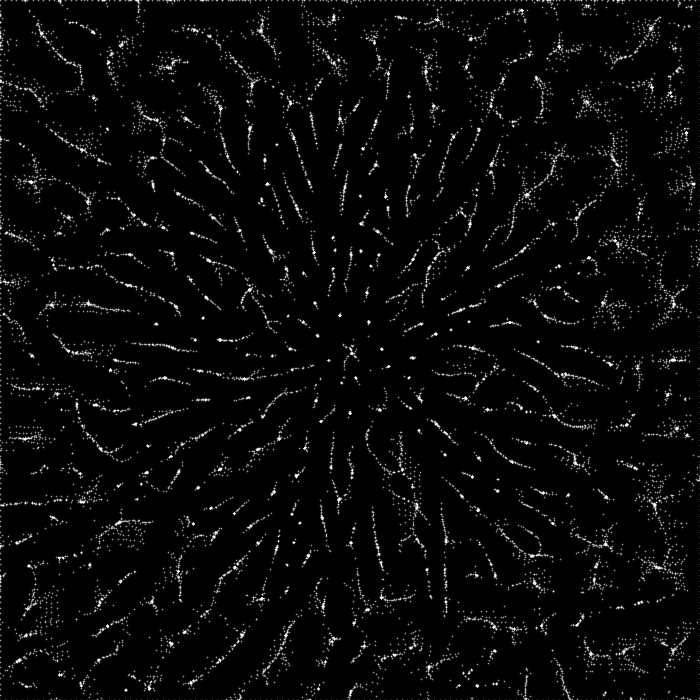
#> input picture picture-effects/gradient-drift/media/flower_drift.png, 700 x 700 px, given in place of flower_drift.png.jpg, which was not available
$ python -i generate_figures.py   (imports and definitions only)
#> lines starting #> are read from the running program, lines starting #| are printed output that depends on the picture; pictures that were not available may be replaced by others from this repository, and a replacement may not be noted
import numpy as np
import matplotlib.pyplot as plt
from PIL import Image
from pathlib import Path
from skimage.filters import sobel_v, sobel_h
from scipy.ndimage import gaussian_filter

SOURCES = Path(__file__).parent.parent.parent / "sources"
MEDIA = Path(__file__).parent.parent / "media"
# [1 line not run here, left out]

MAX_SIDE = 700
GRID = 130          # dots per side
FACTOR = 0.6        # step size per frame
N_FRAMES = 90
STATIC_FRAME = 24   # peak flow-line density; later frames disperse into a sparse star field
BLUR_SIGMA = 4


def load_rgb(path):
    img = Image.open(path).convert("RGB")
    w, h = img.size
#> w = 700; h = 700
    scale = MAX_SIDE / max(w, h)
#> scale = 1
    if scale < 1:
        img = img.resize((int(w * scale), int(h * scale)))
    return np.array(img)


def run(name):
    img = gaussian_filter(load_rgb(SOURCES / f"{name}.jpg"), sigma=BLUR_SIGMA)
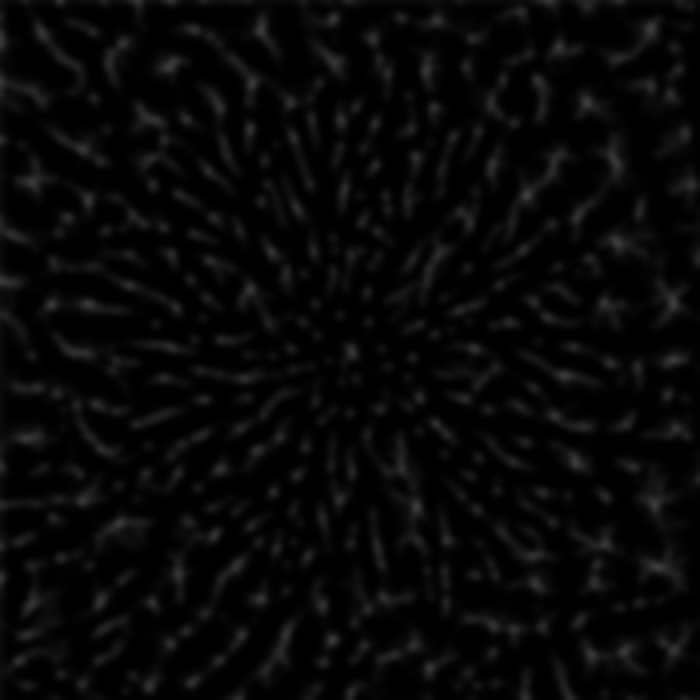
#> img: shape (700, 700, 3); min 0, max 63, mean 7.5
    H, W, _ = img.shape
#> H = 700; W = 700
    gray = np.dot(img[..., :3], [0.2989, 0.5870, 0.1140])
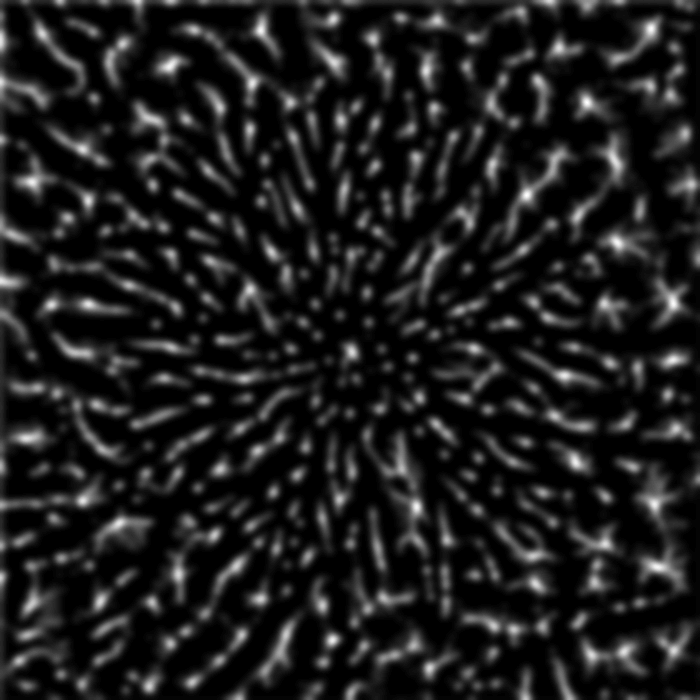
#> gray: shape (700, 700) float64; min 0, max 62.99, mean 7.5; drawn with min black and max white
    direction = np.arctan2(sobel_v(gray), sobel_h(gray))
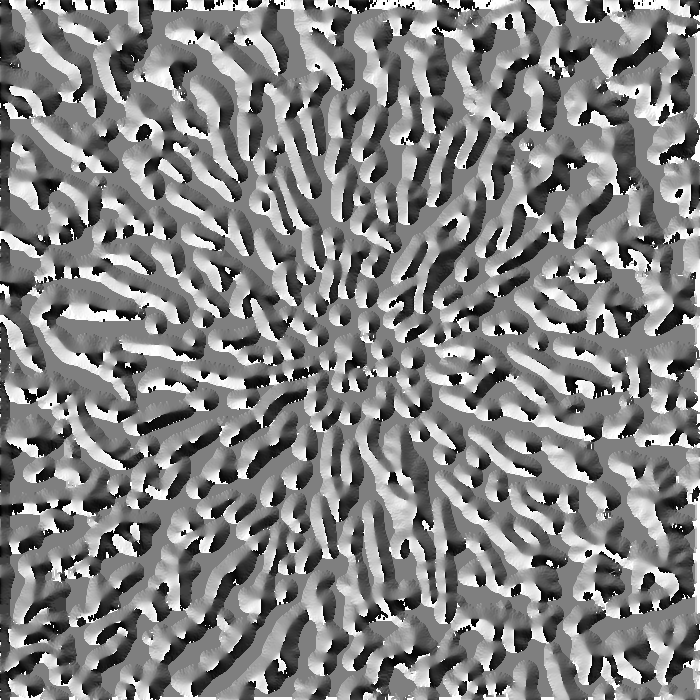
#> direction: shape (700, 700) float64; min -3.14, max 3.14, mean 0.0838; drawn with min black and max white

    xs, ys = np.meshgrid(np.linspace(0, H, GRID), np.linspace(0, W, GRID), indexing="ij")
    coords = np.stack([xs.ravel(), ys.ravel()], axis=1).astype(float)

    fig, ax = plt.subplots(figsize=(7, 7 * H / W), facecolor="black")
    ax.set_facecolor("black")
    scat = ax.scatter(coords[:, 1], -coords[:, 0], s=1.5, color="white", alpha=0.6, linewidths=0)
    ax.set_xlim(0, W)
    ax.set_ylim(-H, 0)
    ax.axis("off")
    plt.tight_layout(pad=0)

    frames = []
    for f in range(N_FRAMES):
        xi = np.clip(coords[:, 0].round().astype(int), 0, H - 1)
        yi = np.clip(coords[:, 1].round().astype(int), 0, W - 1)
        in_bounds = (coords[:, 0] > 0) & (coords[:, 0] < H) & (coords[:, 1] > 0) & (coords[:, 1] < W)
        angle = direction[xi, yi]
        coords[in_bounds, 0] -= np.cos(angle)[in_bounds] * FACTOR
        coords[in_bounds, 1] -= np.sin(angle)[in_bounds] * FACTOR

        scat.set_offsets(np.stack([coords[:, 1], -coords[:, 0]], axis=1))
        fig.canvas.draw()
        buf = np.asarray(fig.canvas.buffer_rgba())[..., :3]
        frames.append(Image.fromarray(buf).convert("L"))
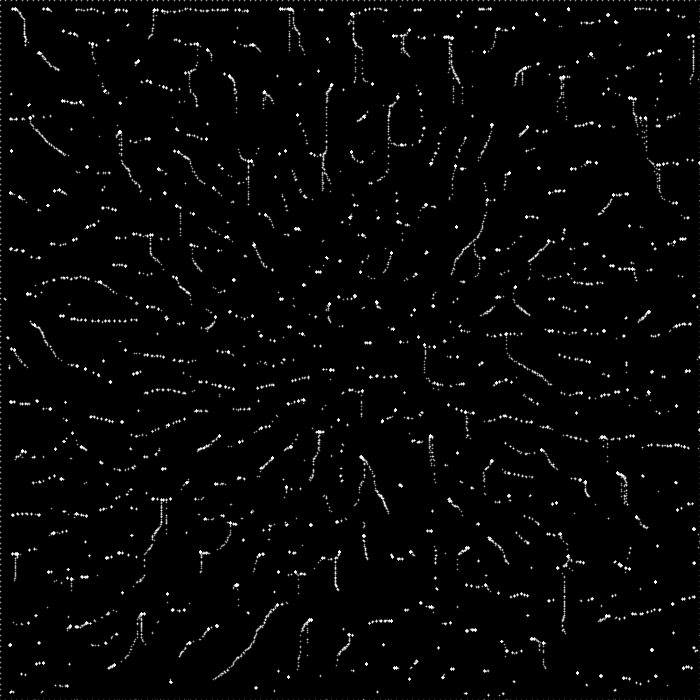
#> buf: shape (700, 700, 3); min 0, max 254, mean 5.8
#> after the loop, coords = 16900 pairs, first value -0.389 to 700.6, second value 0 to 700.4; frames = 90 items

    plt.close(fig)

    frames[STATIC_FRAME].save(MEDIA / f"{name}_drift.png", optimize=True)
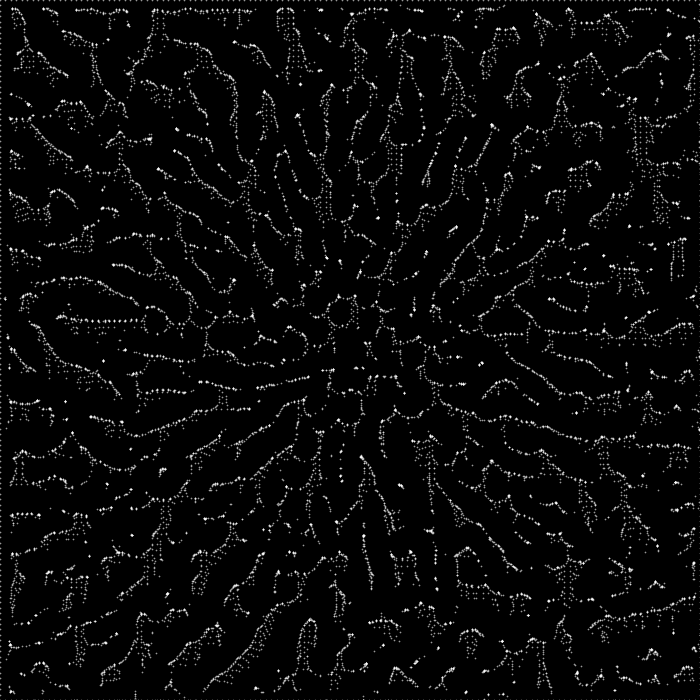
#> saved as flower_drift.png_drift.png: PIL image 700x700 L; min 0, max 254, mean 9.2
    print(f"saved {name}_drift.png")

    frames[0].save(
        MEDIA / f"{name}_drift.gif",
        save_all=True,
        append_images=frames[1:],
        duration=45,
        loop=0,
        optimize=True,
    )
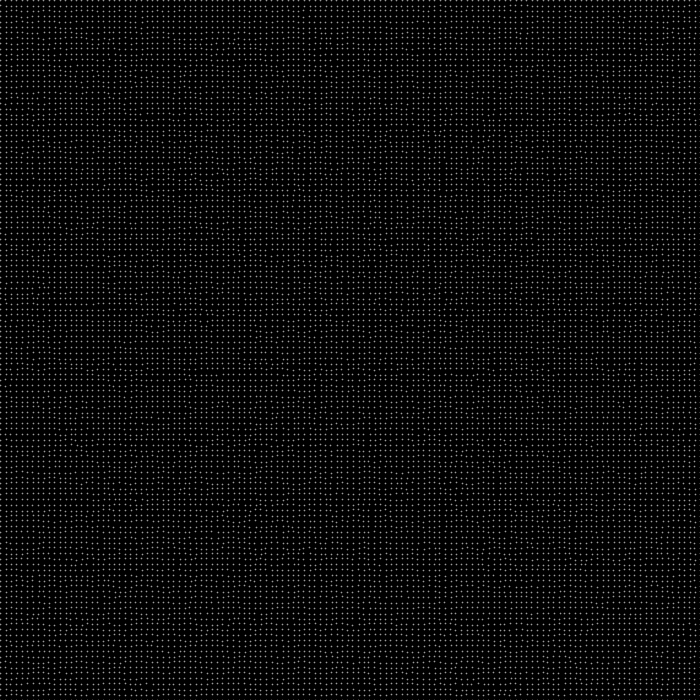
#> saved as flower_drift.png_drift.gif: PIL image 700x700 L; min 0, max 152, mean 11.4
    print(f"saved {name}_drift.gif")


# [2 lines not run here, left out]

>>> result = run('../media/flower_drift.png')
